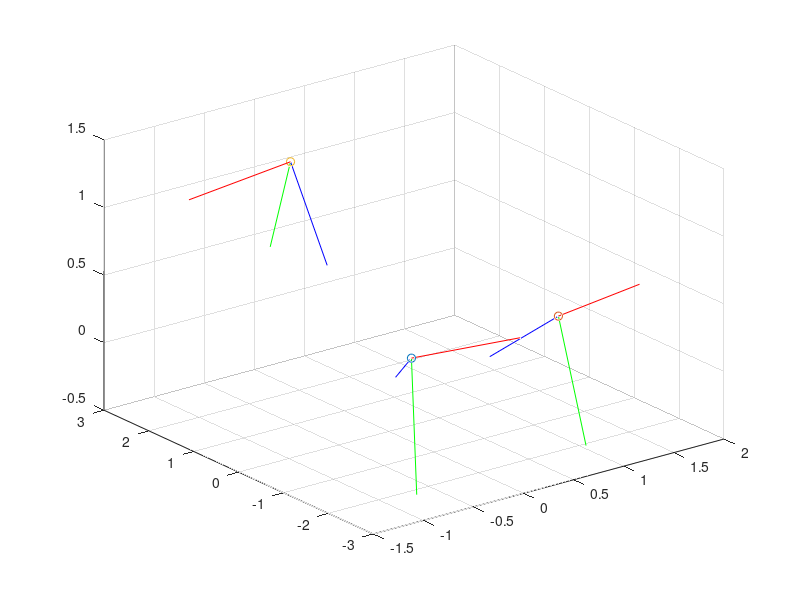

MATLAB code for this plot: (Note: this script raises an error after producing the figure.)
% Triangulate 3D positions using SVD
clear all;
close all;

% camera 1
R1 = [9.6428667991264605e-01 -2.6484969138677328e-01 -2.4165916859785336e-03;
    -8.9795446022112396e-02 -3.1832382771611223e-01 -9.4371961862719200e-01;
    2.4917459103354755e-01 9.1023325674273947e-01 -3.3073772313234923e-01];

t1 = [1.3305621037591506e-01;
    -2.5319578738559911e-01;
    2.2444637695699150e+00];

t1 = -inv(R1) * t1;

K1 = [870.14531487461625 0 949.42001822880479;
    0 870.14531487461625 487.20049852775117; 
    0 0 1];

% camera 2
R2 = [9.4962278945631540e-01 3.1338395965783683e-01 -2.6554800661627576e-03; 
    1.1546856489995427e-01 -3.5774736713426591e-01 -9.2665194751235791e-01; 
    -2.9134784753821596e-01 8.7966318277945221e-01 -3.7591104878304971e-01];

t2 = [-4.2633372670025989e-02; 
    -3.5441906393933242e-01; 
    2.2750378317324982e+00];

t2 = -inv(R2) * t2;

K2 = [893.34367240024267 0 949.96816131377727;
    0 893.34367240024267 594.79562177577259;
    0 0 1];

% camera 3
R3 = [-9.9541881789113029e-01 3.8473906154401757e-02 -8.7527912881817604e-02;
    9.1201836523849486e-02 6.5687400820094410e-01 -7.4846426926387233e-01;
    2.8698466908561492e-02 -7.5301812454631367e-01 -6.5737363964632056e-01];

t3 = [-6.0451734755080713e-02; 
    -3.9533167111966377e-01; 
    2.2979640654841407e+00];

t3 = -inv(R3) * t3;

K3 = [872.90852997159800 0 944.45161471037636;
    0 872.90852997159800 564.47334036925656;
    0 0 1];

for i = 0 : 9
    figH = figure;
    results_path = fullfile(pwd, 'results');

    % Plot camera locations
    scatter3(t1(1), t1(2), t1(3));
    hold on;
    scatter3(t2(1), t2(2), t2(3));
    hold on;
    scatter3(t3(1), t3(2), t3(3));
    hold on;
    
    % Plot camera 1 axes
    plot3([t1(1) t1(1)+ R1(1, 1)], [t1(2) t1(2) + R1(1, 2)], [t1(3) t1(3) + R1(1, 3)], 'Color', [255, 0, 0] / 255);
    plot3([t1(1) t1(1)+ R1(2, 1)], [t1(2) t1(2) + R1(2, 2)], [t1(3) t1(3) + R1(2, 3)], 'Color', [0, 255, 0] / 255);
    plot3([t1(1) t1(1)+ R1(3, 1)], [t1(2) t1(2) + R1(3, 2)], [t1(3) t1(3) + R1(3, 3)], 'Color', [0, 0, 255] / 255);
    hold on;
    
    % Plot camera 2 axes
    plot3([t2(1) t2(1)+ R2(1, 1)], [t2(2) t2(2) + R2(1, 2)], [t2(3) t2(3) + R2(1, 3)], 'Color', [255, 0, 0] / 255);
    plot3([t2(1) t2(1)+ R2(2, 1)], [t2(2) t2(2) + R2(2, 2)], [t2(3) t2(3) + R2(2, 3)], 'Color', [0, 255, 0] / 255);
    plot3([t2(1) t2(1)+ R2(3, 1)], [t2(2) t2(2) + R2(3, 2)], [t2(3) t2(3) + R2(3, 3)], 'Color', [0, 0, 255] / 255);
    hold on;
    
    % Plot camera 3 axes
    plot3([t3(1) t3(1)+ R3(1, 1)], [t3(2) t3(2) + R3(1, 2)], [t3(3) t3(3) + R3(1, 3)], 'Color', [255, 0, 0] / 255);
    plot3([t3(1) t3(1)+ R3(2, 1)], [t3(2) t3(2) + R3(2, 2)], [t3(3) t3(3) + R3(2, 3)], 'Color', [0, 255, 0] / 255);
    plot3([t3(1) t3(1)+ R3(3, 1)], [t3(2) t3(2) + R3(3, 2)], [t3(3) t3(3) + R3(3, 3)], 'Color', [0, 0, 255] / 255);
    hold on;
    
    % Get 3D points
    f = {strcat('CAM1-', num2str(i), '_cleaned.csv'), strcat('CAM2-', num2str(i), '_cleaned.csv'), strcat('CAM3-', num2str(i), '_cleaned.csv')};
    res = triangulate_fn(f, R1, t1, K1, R2, t2, K2, R3, t3, K3);
    disp(res);
    
    % Plot trajectory scatter plot for 3D points
    p = fullfile(results_path, strcat('3dpts_', num2str(i), '.csv'));
    csvwrite(p, res);
    scatter3(res(:, 1), res(:, 2), res(:, 3), 'MarkerEdgeColor', [0 0 0.5]);
    hold on;
    
    % Plot the table 
    [x, y] = meshgrid(-2:0.1:2);
    tableHeight = 0.09;
    s = surf(x, y, tableHeight + zeros(size(x)));
    set(s,'EdgeColor','None', 'FaceColor', [0.8 0.8 0.8])
    hold on;
    
    % Set axes limits
    xlim([-1 2])
    ylim([-2.5 2.5])
    zlim([-0.5 1.5])
    
    title('Trajectory of ball');
    
    figName = strcat('Trajectory of Ball for Sequence: ', num2str(i));
    set(figH, 'NumberTitle', 'off', 'Name', figName);
    
    % Save figure as .jpg
    p = fullfile(results_path, strcat('traj_', num2str(i), '.jpg'));
    print(figH, '-djpeg', p);
    
    % Plot best fit line with deviation
    plotErrorVisualization(i, res, results_path);
end

% Implement triangulation
% Precondition: size(data1, 1) = size(data2, 1) = size(data3, 1)
function points3D = triangulate_fn(f, R1, t1, K1, R2, t2, K2, R3, t3, K3)
    % Read data from csv
    data_path = fullfile(pwd, 'CleanData');  
    p = fullfile(data_path, f{1});
    points_1 = csvread(p, 1, 4);
    p = fullfile(data_path, f{2});
    points_2 = csvread(p, 1, 4);
    p = fullfile(data_path, f{3});
    points_3 = csvread(p, 1, 4);
    
    % Prepare the 2D points
    points_1 = prepare_2d_pos(points_1);
    points_2 = prepare_2d_pos(points_2);
    points_3 = prepare_2d_pos(points_3);
    
    % Triangulate for each point
    npts = size(points_1, 1);
    points3D = zeros(npts, 3);
    
    % For each point
    for i = 1 : npts
        pt_cam1 = points_1(i, :);
        pt_cam2 = points_2(i, :);
        pt_cam3 = points_3(i, :);
        
        [q1, k1] = construct_mat(pt_cam1, R1, t1, K1);
        [q2, k2] = construct_mat(pt_cam2, R2, t2, K2);
        [q3, k3] = construct_mat(pt_cam3, R3, t3, K3);
        
        Q = [q1; q2; q3];
        
        % Solving Q * res = zeros(6, 1), we get the solution
        disp(Q);
        x = inv(transpose(Q) * Q) * transpose(Q) * [k1; k2; k3];
        disp("LEAST SQUARES OVERDETERMINED");
        disp(x);
        
        disp("MATLAB LINEAR LS");
        x = lsqlin(Q, [k1; k2; k3]);
        disp(x);
        
        disp("Q\c");
        disp(Q\[k1; k2; k3]);
        
        disp("SVD");
        Q = [q1 -k1; q2 -k2; q3 -k3];
        [~, S, V] = svd(Q);
        disp(S);
        res = V(:, size(V, 2));
        res = res / res(4);
        res = res(1 : 3);
        
        points3D(i, :) = res;
    end
end

% Construct equation for each point
function [mat, k1k2] = construct_mat(pt, R, t, K)
    fx = K(1, 1); % scalar
    fy = K(2, 2); % scalar
    If = R(1, :); % i row vector 
    Jf = R(2, :); % j row vector
    Kf = R(3, :); % k row vector
    
    x0 = K(1, 3) - 960; % scalar offset x
    y0 = K(2, 3) - 540; % scalar offset y
    
    x = pt(1); % scalar
    y = pt(2); % scalar
    
    A = fx * If - (x - x0) * Kf; % equation for x 
    B = fy * Jf - (y - y0) * Kf; % equation for y
    
    k1k2 = [dot(A, t); dot(B, t)]; 
    mat = [A; B];
end

% Prepares the 2D co-ordinates by adding a z column with value 1
function points2D = prepare_2d_pos(p)
    [r, ~] = size(p);
    points2D = [p(:, 1) - 960 p(:, 2) - 540 ones(r, 1)];
end